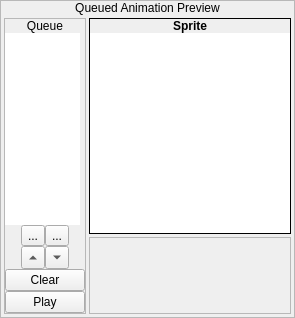
              <widget class="QFrame" name="frame_5">
               <property name="frameShape">
                <enum>QFrame::StyledPanel</enum>
               </property>
               <property name="frameShadow">
                <enum>QFrame::Raised</enum>
               </property>
               <layout class="QVBoxLayout" name="verticalLayout_7">
                <property name="spacing">
                 <number>0</number>
                </property>
                <property name="margin">
                 <number>0</number>
                </property>
                <item>
                 <widget class="QLabel" name="label_4">
                  <property name="sizePolicy">
                   <sizepolicy hsizetype="Preferred" vsizetype="Fixed">
                    <horstretch>0</horstretch>
                    <verstretch>0</verstretch>
                   </sizepolicy>
                  </property>
                  <property name="text">
                   <string>Queued Animation Preview</string>
                  </property>
                  <property name="alignment">
                   <set>Qt::AlignCenter</set>
                  </property>
                 </widget>
                </item>
                <item>
                 <widget class="QWidget" name="widget_13" native="true">
                  <layout class="QHBoxLayout" name="horizontalLayout_10">
                   <property name="spacing">
                    <number>3</number>
                   </property>
                   <property name="margin">
                    <number>3</number>
                   </property>
                   <item>
                    <widget class="QFrame" name="battleSprite_frmPoseQueue">
                     <property name="sizePolicy">
                      <sizepolicy hsizetype="Fixed" vsizetype="Preferred">
                       <horstretch>0</horstretch>
                       <verstretch>0</verstretch>
                      </sizepolicy>
                     </property>
                     <property name="frameShape">
                      <enum>QFrame::StyledPanel</enum>
                     </property>
                     <property name="frameShadow">
                      <enum>QFrame::Raised</enum>
                     </property>
                     <layout class="QVBoxLayout" name="verticalLayout_8">
                      <property name="spacing">
                       <number>0</number>
                      </property>
                      <property name="margin">
                       <number>0</number>
                      </property>
                      <item>
                       <widget class="QLabel" name="label_5">
                        <property name="sizePolicy">
                         <sizepolicy hsizetype="Preferred" vsizetype="Fixed">
                          <horstretch>0</horstretch>
                          <verstretch>0</verstretch>
                         </sizepolicy>
                        </property>
                        <property name="text">
                         <string>Queue</string>
                        </property>
                        <property name="alignment">
                         <set>Qt::AlignCenter</set>
                        </property>
                       </widget>
                      </item>
                      <item>
                       <widget class="QWidget" name="widget_12" native="true">
                        <layout class="QVBoxLayout" name="verticalLayout_9">
                         <property name="spacing">
                          <number>0</number>
                         </property>
                         <property name="margin">
                          <number>0</number>
                         </property>
                         <item>
                          <widget class="QListWidget" name="battleSprite_lwPoseQueue">
                           <property name="sizePolicy">
                            <sizepolicy hsizetype="Fixed" vsizetype="Expanding">
                             <horstretch>0</horstretch>
                             <verstretch>0</verstretch>
                            </sizepolicy>
                           </property>
                           <property name="minimumSize">
                            <size>
                             <width>75</width>
                             <height>0</height>
                            </size>
                           </property>
                           <property name="maximumSize">
                            <size>
                             <width>75</width>
                             <height>16777215</height>
                            </size>
                           </property>
                           <property name="font">
                            <font>
                             <family>Monospace</family>
                            </font>
                           </property>
                           <property name="frameShape">
                            <enum>QFrame::NoFrame</enum>
                           </property>
                           <property name="dragEnabled">
                            <bool>true</bool>
                           </property>
                           <property name="dragDropMode">
                            <enum>QAbstractItemView::InternalMove</enum>
                           </property>
                          </widget>
                         </item>
                         <item>
                          <widget class="QWidget" name="widget_16" native="true">
                           <layout class="QHBoxLayout" name="horizontalLayout_11">
                            <property name="spacing">
                             <number>0</number>
                            </property>
                            <property name="margin">
                             <number>0</number>
                            </property>
                            <item>
                             <widget class="QWidget" name="widget_18" native="true"/>
                            </item>
                            <item>
                             <widget class="QToolButton" name="battleSprite_bRemovePose">
                              <property name="toolTip">
                               <string>Remove Selected Pose From Queue</string>
                              </property>
                              <property name="text">
                               <string>...</string>
                              </property>
                              <property name="icon">
                               <iconset resource="gui_icons.qrc">
                                <normaloff>:/icons/minus.png</normaloff>:/icons/minus.png</iconset>
                              </property>
                             </widget>
                            </item>
                            <item>
                             <widget class="QToolButton" name="battleSprite_bAddPose">
                              <property name="toolTip">
                               <string>Add Selected Pose To Queue</string>
                              </property>
                              <property name="text">
                               <string>...</string>
                              </property>
                              <property name="icon">
                               <iconset resource="gui_icons.qrc">
                                <normaloff>:/icons/plus.png</normaloff>:/icons/plus.png</iconset>
                              </property>
                             </widget>
                            </item>
                            <item>
                             <widget class="QWidget" name="widget_17" native="true"/>
                            </item>
                           </layout>
                          </widget>
                         </item>
                         <item>
                          <widget class="QWidget" name="widget_15" native="true">
                           <layout class="QHBoxLayout" name="horizontalLayout_8">
                            <property name="spacing">
                             <number>0</number>
                            </property>
                            <property name="margin">
                             <number>0</number>
                            </property>
                           </layout>
                          </widget>
                         </item>
                         <item>
                          <widget class="QWidget" name="widget_14" native="true">
                           <layout class="QHBoxLayout" name="horizontalLayout_9">
                            <property name="spacing">
                             <number>0</number>
                            </property>
                            <property name="margin">
                             <number>0</number>
                            </property>
                            <item>
                             <widget class="QWidget" name="widget_19" native="true"/>
                            </item>
                            <item>
                             <widget class="QToolButton" name="battleSprite_bMovePoseUp">
                              <property name="arrowType">
                               <enum>Qt::UpArrow</enum>
                              </property>
                             </widget>
                            </item>
                            <item>
                             <widget class="QToolButton" name="battleSprite_bMovePoseDown">
                              <property name="arrowType">
                               <enum>Qt::DownArrow</enum>
                              </property>
                             </widget>
                            </item>
                            <item>
                             <widget class="QWidget" name="widget_20" native="true"/>
                            </item>
                           </layout>
                          </widget>
                         </item>
                         <item>
                          <widget class="QPushButton" name="battleSprite_bClearQueue">
                           <property name="text">
                            <string>Clear</string>
                           </property>
                          </widget>
                         </item>
                         <item>
                          <widget class="QPushButton" name="battleSprite_bPlay">
                           <property name="text">
                            <string>Play</string>
                           </property>
                          </widget>
                         </item>
                        </layout>
                       </widget>
                      </item>
                     </layout>
                    </widget>
                   </item>
                   <item>
                    <widget class="QWidget" name="widget_22" native="true">
                     <layout class="QVBoxLayout" name="verticalLayout_12">
                      <property name="spacing">
                       <number>3</number>
                      </property>
                      <property name="margin">
                       <number>0</number>
                      </property>
                      <item>
                       <widget class="QFrame" name="frame_8">
                        <property name="sizePolicy">
                         <sizepolicy hsizetype="Preferred" vsizetype="Fixed">
                          <horstretch>0</horstretch>
                          <verstretch>0</verstretch>
                         </sizepolicy>
                        </property>
                        <property name="frameShape">
                         <enum>QFrame::Box</enum>
                        </property>
                        <property name="frameShadow">
                         <enum>QFrame::Plain</enum>
                        </property>
                        <layout class="QVBoxLayout" name="verticalLayout_293">
                         <property name="spacing">
                          <number>0</number>
                         </property>
                         <property name="margin">
                          <number>0</number>
                         </property>
                         <item>
                          <widget class="QLabel" name="label_218">
                           <property name="sizePolicy">
                            <sizepolicy hsizetype="Preferred" vsizetype="Fixed">
                             <horstretch>0</horstretch>
                             <verstretch>0</verstretch>
                            </sizepolicy>
                           </property>
                           <property name="font">
                            <font>
                             <weight>75</weight>
                             <bold>true</bold>
                            </font>
                           </property>
                           <property name="text">
                            <string>Sprite</string>
                           </property>
                           <property name="alignment">
                            <set>Qt::AlignCenter</set>
                           </property>
                          </widget>
                         </item>
                         <item>
                          <widget class="QWidget" name="widget_178" native="true">
                           <layout class="QVBoxLayout" name="verticalLayout_11">
                            <property name="spacing">
                             <number>0</number>
                            </property>
                            <property name="margin">
                             <number>0</number>
                            </property>
                            <item>
                             <widget class="ImageView" name="battleSprite_gvQueuePreview">
                              <property name="sizePolicy">
                               <sizepolicy hsizetype="Expanding" vsizetype="Expanding">
                                <horstretch>0</horstretch>
                                <verstretch>0</verstretch>
                               </sizepolicy>
                              </property>
                              <property name="minimumSize">
                               <size>
                                <width>200</width>
                                <height>200</height>
                               </size>
                              </property>
                              <property name="maximumSize">
                               <size>
                                <width>200</width>
                                <height>200</height>
                               </size>
                              </property>
                              <property name="frameShape">
                               <enum>QFrame::NoFrame</enum>
                              </property>
                              <property name="verticalScrollBarPolicy">
                               <enum>Qt::ScrollBarAlwaysOff</enum>
                              </property>
                              <property name="horizontalScrollBarPolicy">
                               <enum>Qt::ScrollBarAlwaysOff</enum>
                              </property>
                             </widget>
                            </item>
                           </layout>
                          </widget>
                         </item>
                        </layout>
                       </widget>
                      </item>
                      <item>
                       <widget class="QFrame" name="frame_22">
                        <property name="frameShape">
                         <enum>QFrame::StyledPanel</enum>
                        </property>
                        <property name="frameShadow">
                         <enum>QFrame::Raised</enum>
                        </property>
                       </widget>
                      </item>
                     </layout>
                    </widget>
                   </item>
                  </layout>
                 </widget>
                </item>
               </layout>
              </widget>
